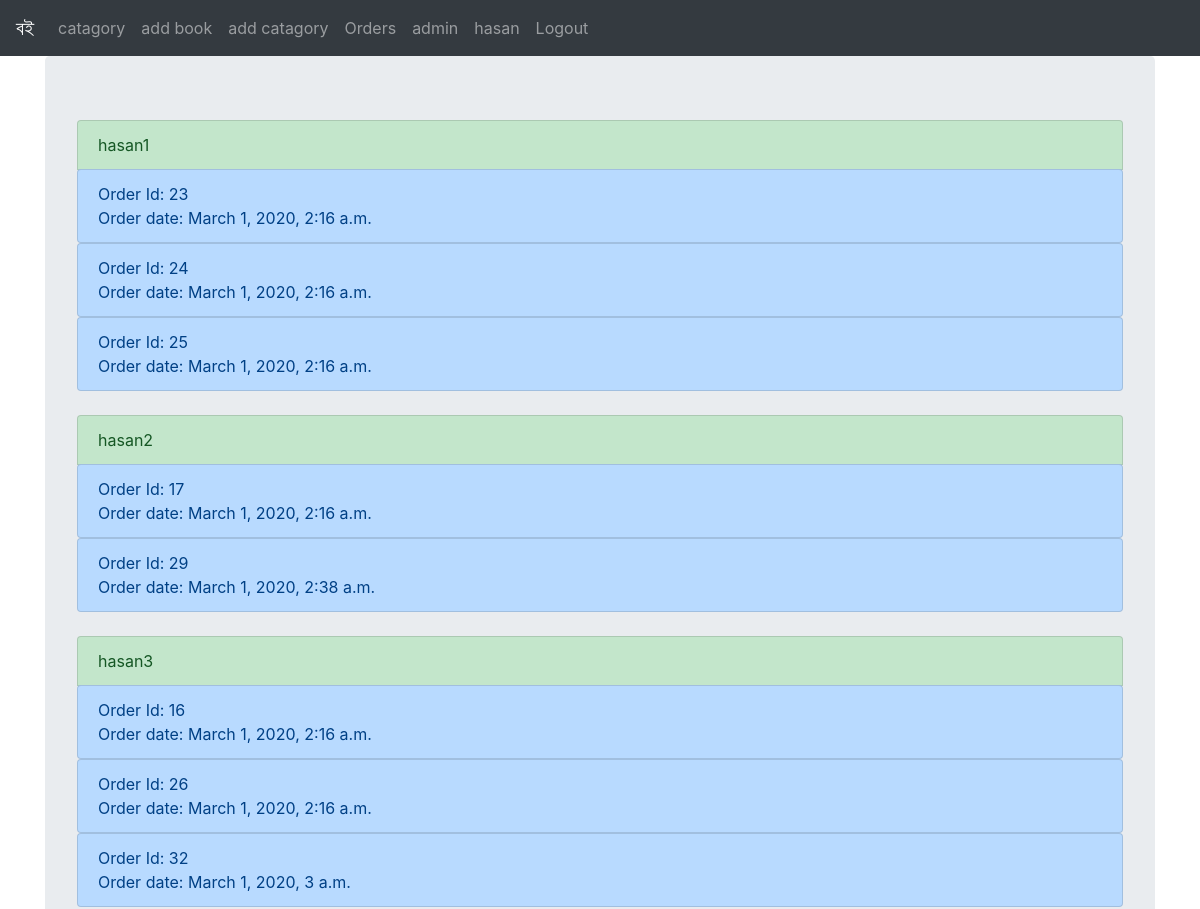
/order (signed in, upper part), run on an earlier commit of the app's database.
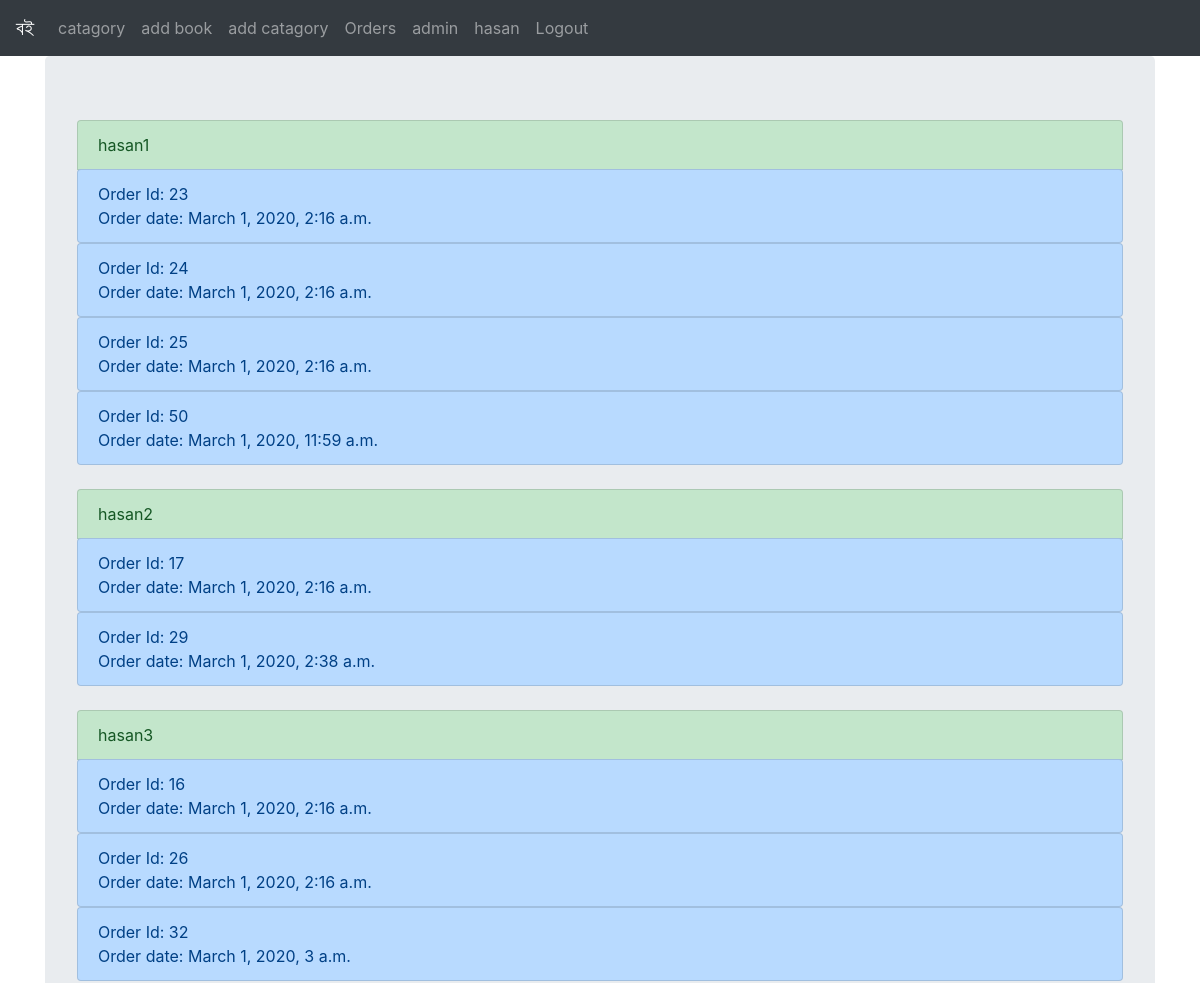
And on a later commit of the database.
### buy/models.py (models this page shows, shortened)
class Order(models.Model):
    user = models.ForeignKey(User, on_delete=models.CASCADE, blank=True, null=True)
    name = models.CharField(max_length=100,default=1)
    phone = models.CharField(max_length=100,default=1)
    aphone =models.CharField(max_length=100,default=1)
    country = models.CharField(max_length=100,default=1)
    district = models.CharField(max_length=100,default=1)
    thana = models.CharField(max_length=100,default=1)
    address = models.CharField(max_length=1000,default=1)
    total = models.IntegerField(default=1)
    date = models.DateTimeField(auto_now=True)

### buy/views.py (the view)
# urls.py: path('order', views.order, name='order'),
def order(request):
    if request.user.is_superuser:
        order = Order.objects.all()
        u = User.objects.all()
        return render(request,'card/order.html',{'order':order,'u':u})

### templates/card/order.html
{% extends 'base.html' %}
{% block content %}
{% for u in u %}
{% if not u.is_superuser %}
<ul class="list-group">
 <li class="list-group-item list-group-item-success" href="#" >{{u.username}}</li>
      {% for order in order %}
       {% if order.user == u %}
        <div class="list-group">
            <a href="{% url 'order_detail' order.id %}" class="list-group-item list-group-item-action list-group-item-primary">
            Order Id: {{order.id}} <br>Order date: {{order.date}} </a>
          </div>
        {% endif %}
    {% endfor %}
</ul>
<br>
{% endif %}
{% endfor %}
{% endblock %}

What changed in the data, as far as the page shows it:
added Order: id "50", date "March 1, 2020, 11:59 a.m."
